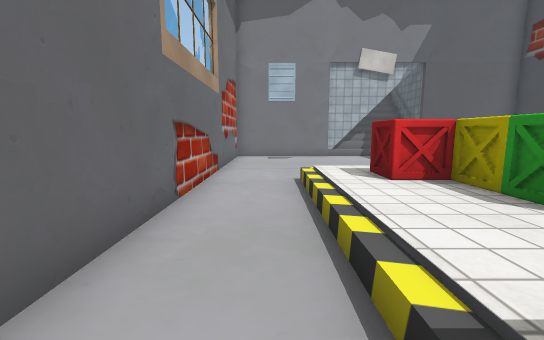
[1] (above)

15 first-person views from a walk through a Unity game level. The camera is 1.2 m above the floor, tilts 8° down and sees 90° across. The floor is counted in squares, 1 m on a side. Each view is taken from the middle of a square. On the plan, view 1 faces up. The plan holds only what a view shows up to about 13 squares ahead; the rest is blank. The place goes on beyond the plan. The player is left out. Some animated figures are not drawn. Some surface patterns are stand-ins.

[2]
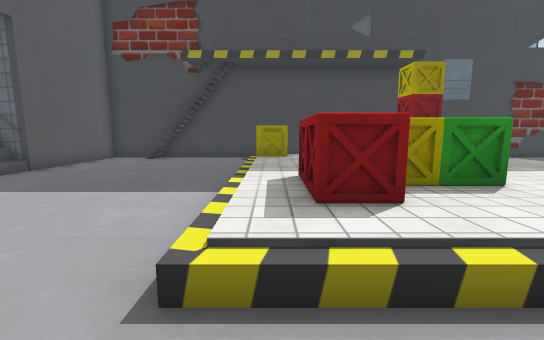

[3]
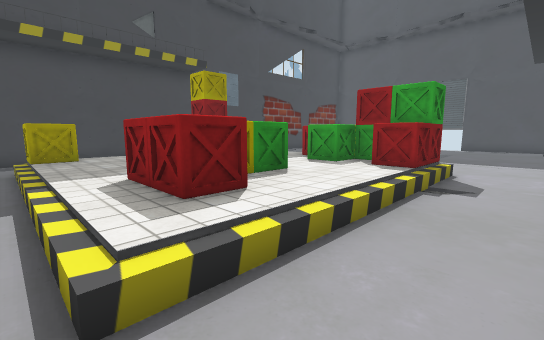

[4]
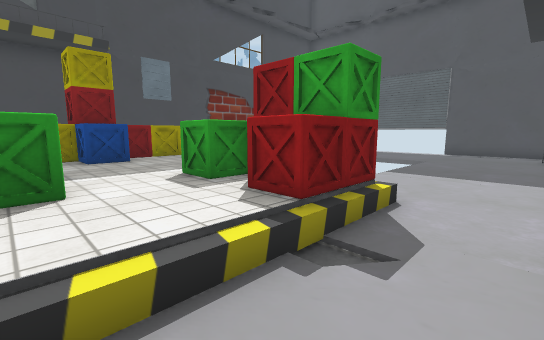

[5]
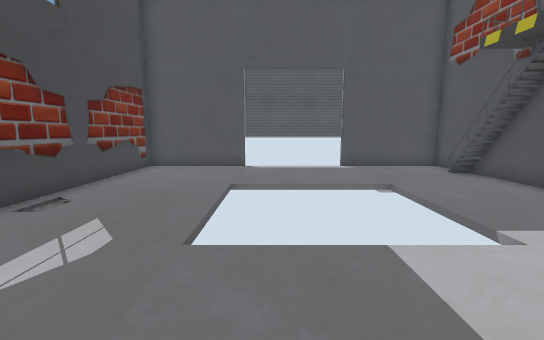

[6]
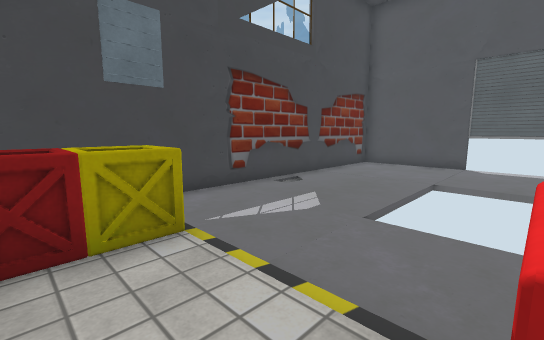

[7]
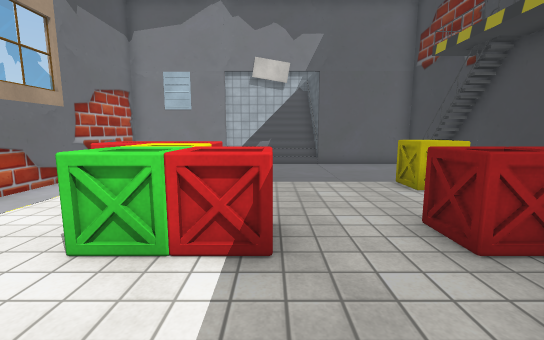

[8]
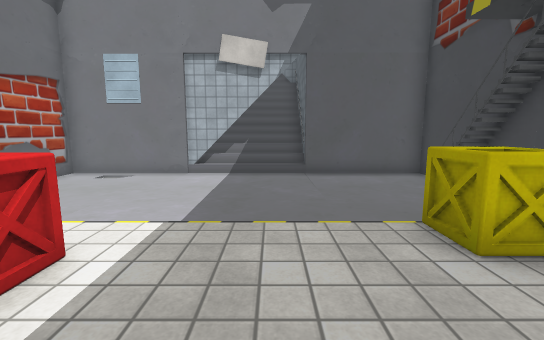

[9]
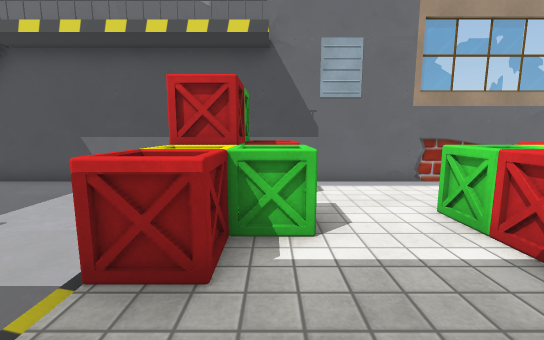

[10]
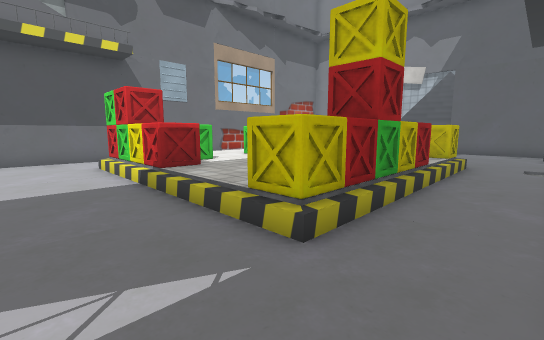

[11]
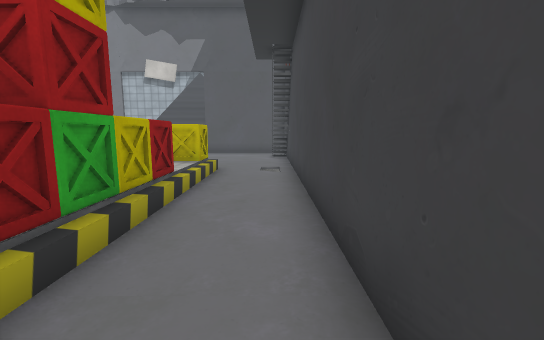

[12]
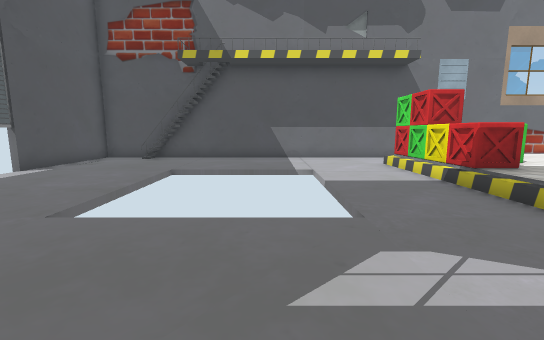

[13]
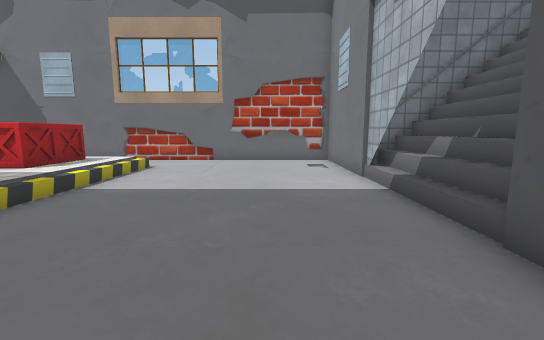

[14]
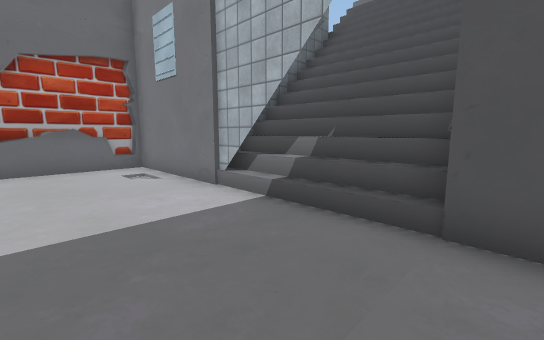

[15]
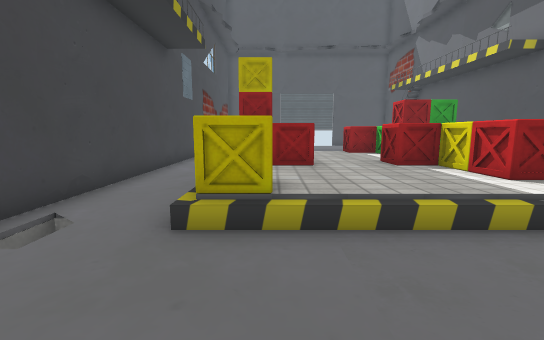

### Floor plan
Key: @ floor where view 1 was taken; # wall or solid block; x gap in a wall; . main floor; : floor 0.25 m higher than the main floor; + floor 0.5 m higher than the main floor; / step, stairs or slope; = window, fence, low wall or low ledge; v drop or lower ground; O other object.
Columns run from 2 left of view 1 to 12 right of it. Each row starts with its distance up from view 1.
 20      //
 19      ///
 18     x///=#
 17     #////#
 16     #////#
 15     #////#
 14 #######//######
 13 #.............#
 12 #.............#
 11 #............##
 10 #............##
  9 #.............#
  8 #.............#
  7 #../////////.v#
  6 #..+++++++OO.=#
  5 #..+OOO++++:..#
  4 #..++OO++++:..#
  3 #..++OOO+OOO..#
  2 #..+++++++OO..#
  1 #..++++++OOO..#
  0 #.@OOOO+++OO..#
 -1 #..OOOOO++OO..#
 -2 #.............#
 -3 #.............#
 -4 #.............#
 -5 #....     ....#
 -6 #....     ....#
 -7 #....     ....#
 -8 #....     ....#
 -9 #....     ....#
-10 ##............#
-11 ##............#
-12 #=............#
-13 #.............#
-14 ###############

Where each view was taken, in squares from view 1:
view 1: 0 up, 0 right, facing up
view 2: 6 up, 1 left, facing right
view 3: 7 up, 1 left, facing down-right
view 4: 3 up, 1 left, facing down-right
view 5: 1 down, 6 right, facing down
view 6: 0 up, 5 right, facing down-right
view 7: 0 up, 5 right, facing up
view 8: 3 up, 6 right, facing up
view 9: 0 up, 7 right, facing left
view 10: 4 down, 11 right, facing up-left
view 11: 2 down, 11 right, facing up
view 12: 6 down, 11 right, facing left
view 13: 11 up, 10 right, facing left
view 14: 10 up, 8 right, facing up-left
view 15: 10 up, 8 right, facing down
